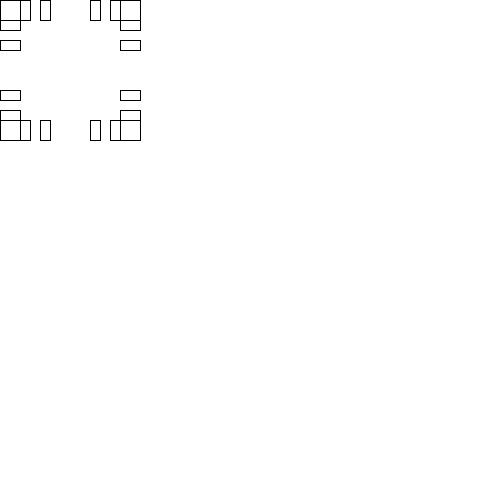
Frame 1 (no input)
Frame 60 (the mouse pressed at the canvas centre just before this capture): identical to frame 1, image omitted
Frame 120 (the mouse held since frame 60 and released just before this capture): identical to frame 1, image omitted

The Processing sketch that drew this single still picture (run headless with seeded random() and noise(); from frame 60 on, the mouse is pressed at the canvas centre):

// Processing sketch: processing_86360
// ── processing_86360.pde


void setup(){
  
  size(500,500);
  background(255);
  smooth();
  noFill();
}

   void draw(){
     
     for(int i =0;i<4;i++){
       
      
    rect(0,0,30,20);
    rect(0,0,20,30);
    rect(40,0,10,20);
    rect(0,40,20,10);
      
    
    translate(140,0);
    rotate(radians(90));
   
    
     }
   }
   
